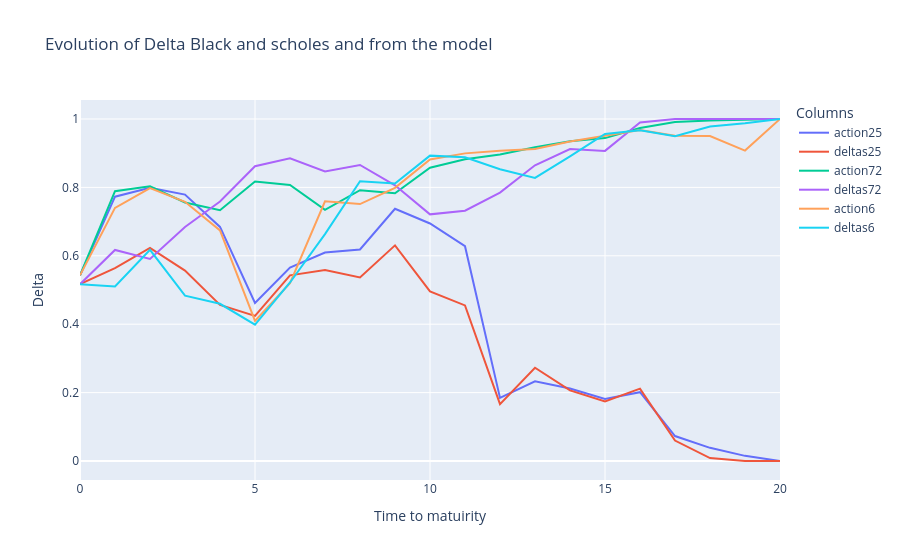

Notebook source saved alongside this figure:
### Code cell
fig = go.Figure()
# Add traces for each column
for column in actions.columns[values]:
    fig.add_trace(go.Scatter(x=actions.index, y=actions[column], mode='lines', name=f"action{column}"))
    fig.add_trace(go.Scatter(x=deltas.index, y=deltas[column], mode='lines', name=f"deltas{column}"))

# Update layout
fig.update_layout(
    title='Evolution of Delta Black and scholes and from the model',
    xaxis_title='Time to matuirity',
    yaxis_title='Delta',
    template='plotly',
    legend=dict(title='Columns'),
)

# Show the plot
fig.show()

### Figure 1 — Plotly figure (JSON) as saved in the notebook; plotly's stock layout.template omitted (floating-point values rounded to 4 significant figures)
{"data": [{"mode": "lines", "name": "action25", "type": "scatter", "x": [0, 1, 2, 3, 4, 5, 6, 7, 8, 9, 10, 11, 12, 13, 14, 15, 16, 17, 18, 19, 20], "y": [0.5428, 0.7729, 0.7989, 0.779, 0.6845, 0.4622, 0.5657, 0.6095, 0.6185, 0.7374, 0.6944, 0.6281, 0.1846, 0.233, 0.2121, 0.1815, 0.2011, 0.07292, 0.03851, 0.01505, 0]}, {"mode": "lines", "name": "deltas25", "type": "scatter", "x": [0, 1, 2, 3, 4, 5, 6, 7, 8, 9, 10, 11, 12, 13, 14, 15, 16, 17, 18, 19, 20], "y": [0.5169, 0.5636, 0.6231, 0.5568, 0.4565, 0.4241, 0.5429, 0.5588, 0.5365, 0.6305, 0.4958, 0.4549, 0.1663, 0.2727, 0.2065, 0.174, 0.2116, 0.05976, 0.008544, 1.439e-05, 0]}, {"mode": "lines", "name": "action72", "type": "scatter", "x": [0, 1, 2, 3, 4, 5, 6, 7, 8, 9, 10, 11, 12, 13, 14, 15, 16, 17, 18, 19, 20], "y": [0.5428, 0.7889, 0.8032, 0.7558, 0.7335, 0.8173, 0.8072, 0.7345, 0.7917, 0.7829, 0.8574, 0.8822, 0.8964, 0.9171, 0.935, 0.9442, 0.9738, 0.9912, 0.996, 0.9973, 1]}, {"mode": "lines", "name": "deltas72", "type": "scatter", "x": [0, 1, 2, 3, 4, 5, 6, 7, 8, 9, 10, 11, 12, 13, 14, 15, 16, 17, 18, 19, 20], "y": [0.5169, 0.6172, 0.5909, 0.684, 0.7586, 0.8618, 0.8853, 0.8466, 0.8655, 0.8061, 0.7212, 0.7319, 0.7849, 0.8646, 0.9123, 0.9068, 0.9899, 0.9997, 1.0, 1.0, 1]}, {"mode": "lines", "name": "action6", "type": "scatter", "x": [0, 1, 2, 3, 4, 5, 6, 7, 8, 9, 10, 11, 12, 13, 14, 15, 16, 17, 18, 19, 20], "y": [0.5428, 0.7401, 0.7982, 0.7579, 0.6741, 0.4097, 0.5201, 0.7593, 0.7513, 0.7985, 0.8814, 0.8995, 0.907, 0.9125, 0.9343, 0.9513, 0.9675, 0.9513, 0.9503, 0.9076, 1]}, {"mode": "lines", "name": "deltas6", "type": "scatter", "x": [0, 1, 2, 3, 4, 5, 6, 7, 8, 9, 10, 11, 12, 13, 14, 15, 16, 17, 18, 19, 20], "y": [0.5169, 0.5101, 0.6174, 0.4834, 0.4597, 0.3987, 0.5219, 0.6634, 0.818, 0.8115, 0.8929, 0.8882, 0.8533, 0.8279, 0.8905, 0.9562, 0.9669, 0.9498, 0.9781, 0.9878, 1]}], "layout": {"legend": {"title": {"text": "Columns"}}, "title": {"text": "Evolution of Delta Black and scholes and from the model"}, "xaxis": {"title": {"text": "Time to matuirity"}}, "yaxis": {"title": {"text": "Delta"}}}}
